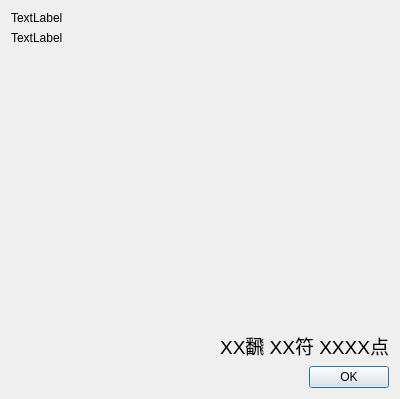
<?xml version="1.0" encoding="UTF-8"?>
<ui version="4.0">
 <class>AgariDialog</class>
 <widget class="QDialog" name="AgariDialog">
  <property name="geometry">
   <rect>
    <x>0</x>
    <y>0</y>
    <width>400</width>
    <height>399</height>
   </rect>
  </property>
  <property name="windowTitle">
   <string>Dialog</string>
  </property>
  <layout class="QVBoxLayout" name="verticalLayout">
   <item>
    <layout class="QVBoxLayout" name="yakuLayout">
     <item>
      <widget class="QLabel" name="label">
       <property name="text">
        <string>TextLabel</string>
       </property>
      </widget>
     </item>
     <item>
      <widget class="QLabel" name="label_2">
       <property name="text">
        <string>TextLabel</string>
       </property>
      </widget>
     </item>
     <item>
      <spacer name="verticalSpacer">
       <property name="orientation">
        <enum>Qt::Vertical</enum>
       </property>
       <property name="sizeHint" stdset="0">
        <size>
         <width>20</width>
         <height>40</height>
        </size>
       </property>
      </spacer>
     </item>
    </layout>
   </item>
   <item>
    <widget class="QLabel" name="PointLabel">
     <property name="sizePolicy">
      <sizepolicy hsizetype="Preferred" vsizetype="Preferred">
       <horstretch>0</horstretch>
       <verstretch>0</verstretch>
      </sizepolicy>
     </property>
     <property name="maximumSize">
      <size>
       <width>16777215</width>
       <height>30</height>
      </size>
     </property>
     <property name="font">
      <font>
       <pointsize>14</pointsize>
      </font>
     </property>
     <property name="text">
      <string>XX飜 XX符 XXXX点</string>
     </property>
     <property name="alignment">
      <set>Qt::AlignRight|Qt::AlignTrailing|Qt::AlignVCenter</set>
     </property>
    </widget>
   </item>
   <item>
    <widget class="QDialogButtonBox" name="buttonBox">
     <property name="orientation">
      <enum>Qt::Horizontal</enum>
     </property>
     <property name="standardButtons">
      <set>QDialogButtonBox::Ok</set>
     </property>
    </widget>
   </item>
  </layout>
 </widget>
 <resources/>
 <connections>
  <connection>
   <sender>buttonBox</sender>
   <signal>accepted()</signal>
   <receiver>AgariDialog</receiver>
   <slot>accept()</slot>
   <hints>
    <hint type="sourcelabel">
     <x>248</x>
     <y>254</y>
    </hint>
    <hint type="destinationlabel">
     <x>157</x>
     <y>274</y>
    </hint>
   </hints>
  </connection>
  <connection>
   <sender>buttonBox</sender>
   <signal>rejected()</signal>
   <receiver>AgariDialog</receiver>
   <slot>reject()</slot>
   <hints>
    <hint type="sourcelabel">
     <x>316</x>
     <y>260</y>
    </hint>
    <hint type="destinationlabel">
     <x>286</x>
     <y>274</y>
    </hint>
   </hints>
  </connection>
 </connections>
</ui>
